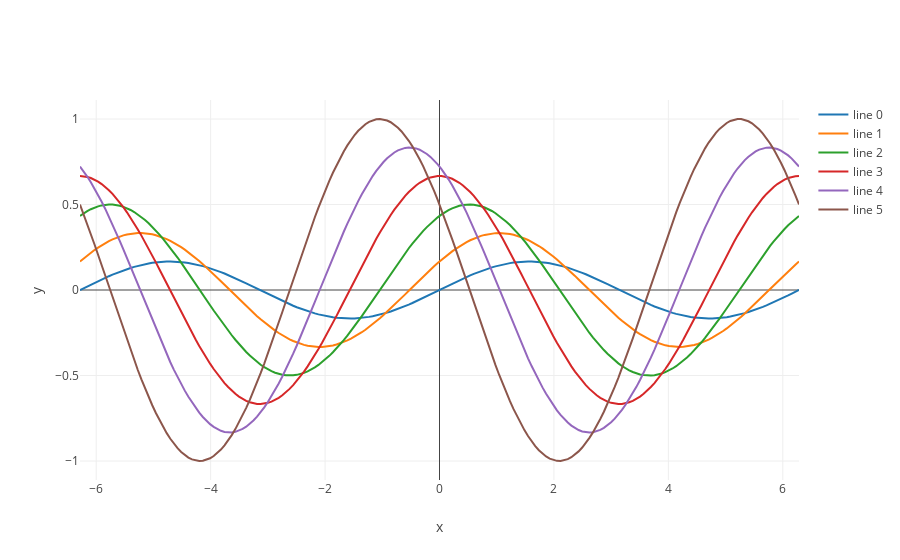

Source (notebook cell):
### Markdown cell above
#### plotly

`plotly` is another tool for creating interactive plots. Like `bokeh`, it is a seperate library to `matplotlib` rather than an extension, with its own syntax. However, it can also work in conjuction with `matplotlib`, allowing you to easily convert plots into interactive `plotly` objects. Let's recreate our previous sine wave plot using `plotly` functions:

### Code cell
import plotly
plotly.offline.init_notebook_mode(connected=True)
import plotly.plotly as py
import plotly.graph_objs as go

traces = []

for i in range(n_curves):
    t = go.Scatter(x=xs, y=ys[i], mode='lines', name='line {}'.format(i))
    traces.append(t)

layout = dict(xaxis=dict(title = 'x'), yaxis=dict(title = 'y'))
fig = dict(data=traces, layout=layout)

plotly.offline.iplot(fig)

### Figure 1 — Plotly figure (JSON) as saved in the notebook; plotly's stock layout.template omitted (floating-point values rounded to 4 significant figures; data arrays with more than 128 entries replaced by an {"elided": "..."} marker saying what was removed)
{"data": [{"mode": "lines", "name": "line 0", "type": "scatter", "x": {"elided": "200 float values"}, "y": {"elided": "200 float values"}}, {"mode": "lines", "name": "line 1", "type": "scatter", "x": {"elided": "200 float values"}, "y": {"elided": "200 float values"}}, {"mode": "lines", "name": "line 2", "type": "scatter", "x": {"elided": "200 float values"}, "y": {"elided": "200 float values"}}, {"mode": "lines", "name": "line 3", "type": "scatter", "x": {"elided": "200 float values"}, "y": {"elided": "200 float values"}}, {"mode": "lines", "name": "line 4", "type": "scatter", "x": {"elided": "200 float values"}, "y": {"elided": "200 float values"}}, {"mode": "lines", "name": "line 5", "type": "scatter", "x": {"elided": "200 float values"}, "y": {"elided": "200 float values"}}], "layout": {"xaxis": {"title": "x"}, "yaxis": {"title": "y"}}}
